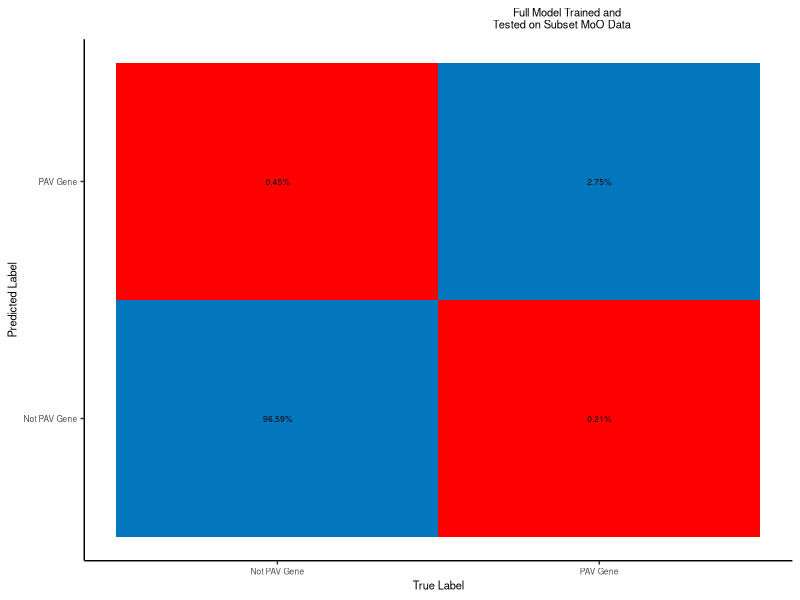
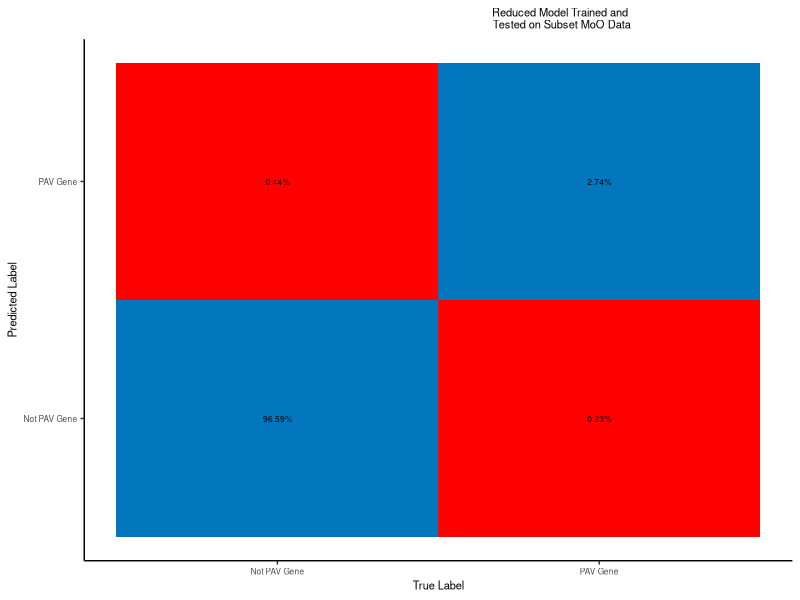
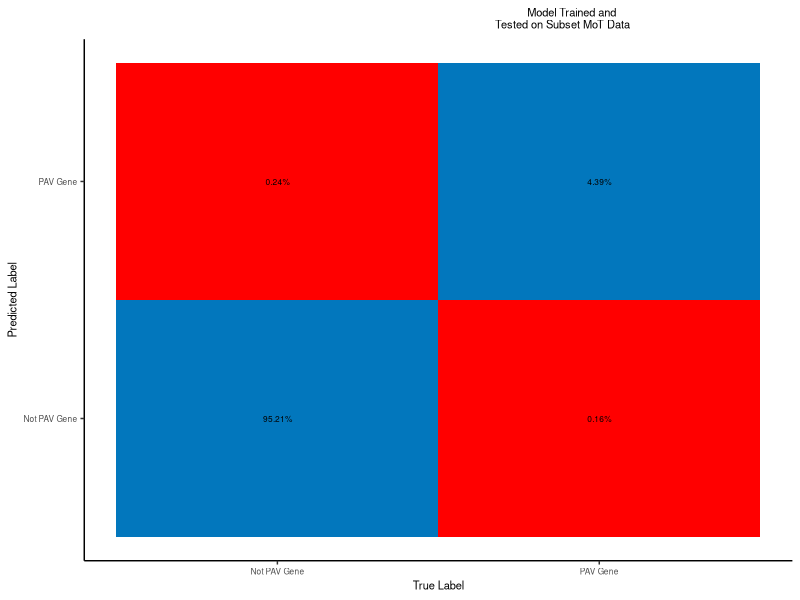
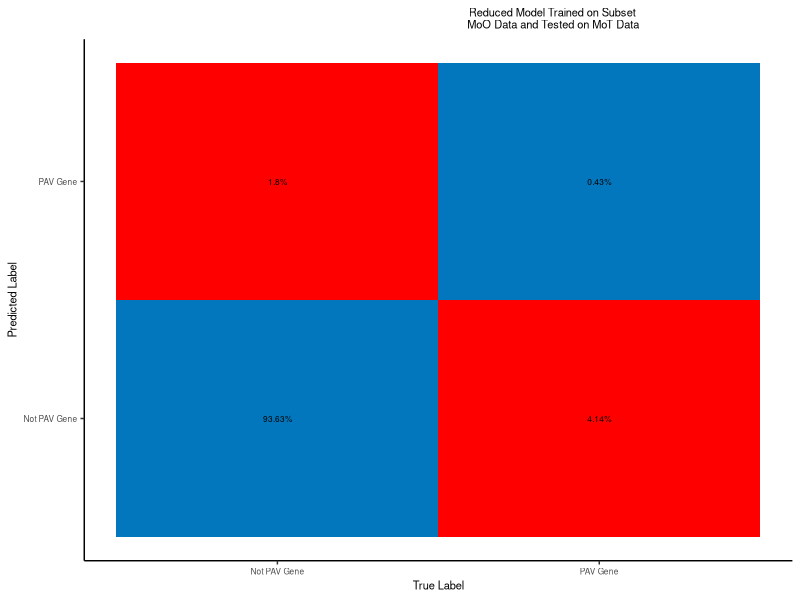
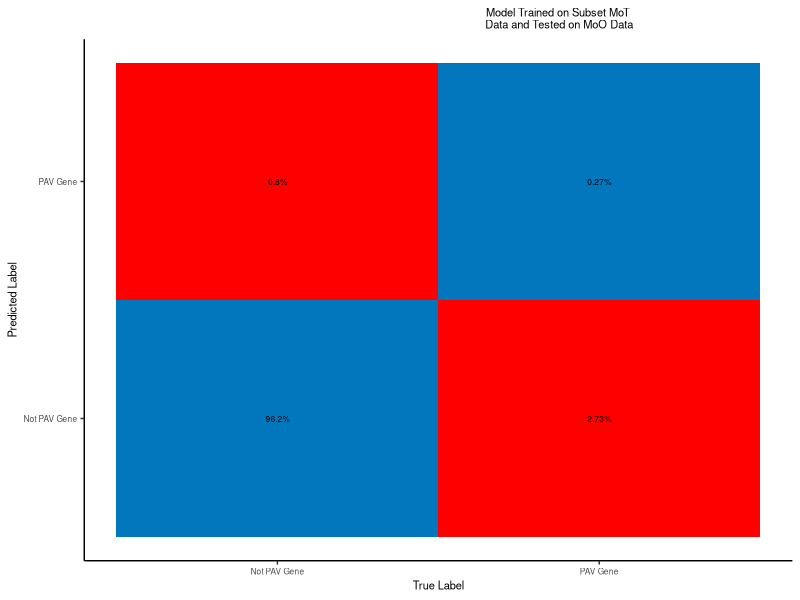
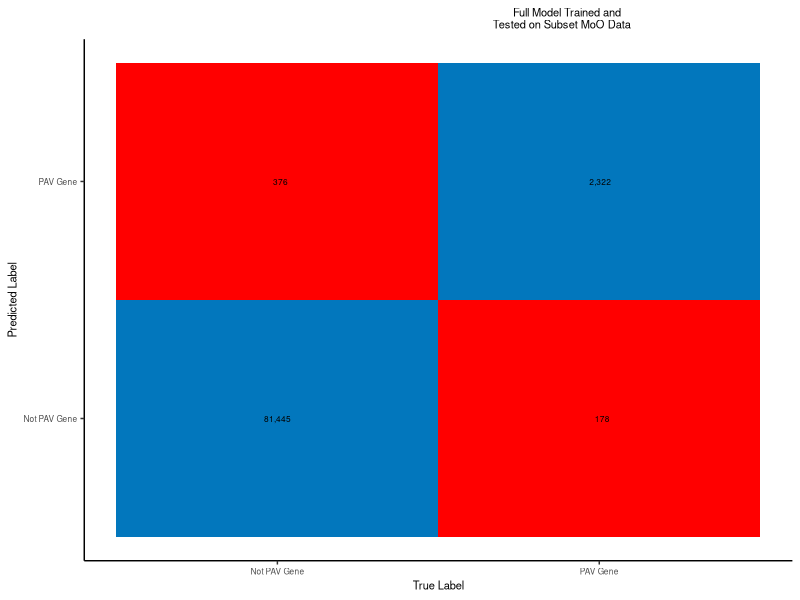
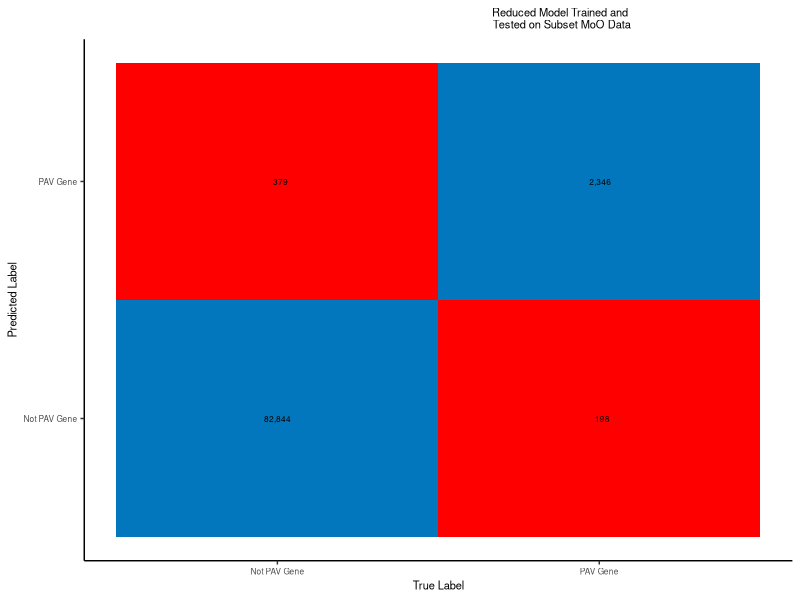
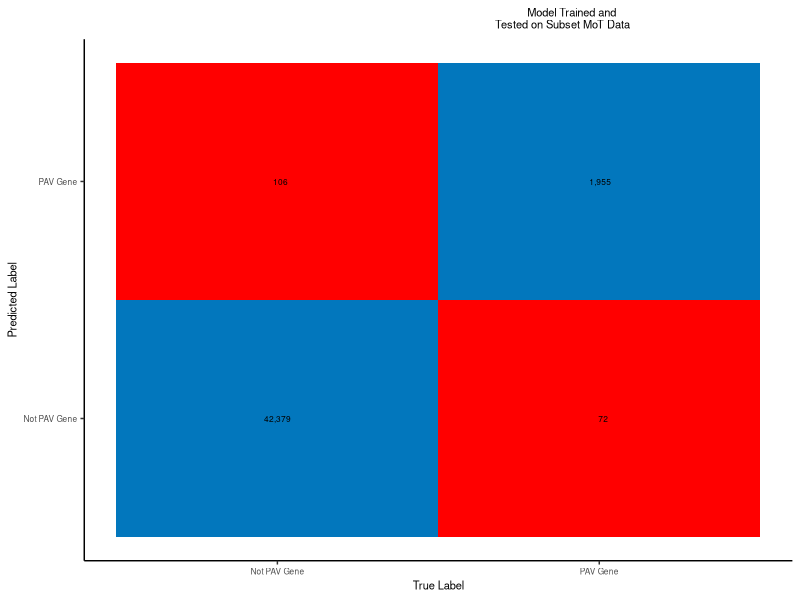

Generate these figures, in order, with R:
## ---- chunk 1
library(ggplot2)
## ---- chunk 2

### order
# TP
# FN
# FP
# TN

# manual input
datas <- list(
  c(2321.66, 178.16,  376.34,  81445.23), # rice blast full model
  c(2345.73, 198.1,   378.58,  82844.18), # rice blast subset model
  c(1954.63, 71.79,   106.05,  42379.48), # wheat blast subset model
  c(1779.16, 17126.84,        7437.6,  387401.4), # train on rice blast, test on wheat blast
  c(2420.58, 24282.42,        7106.6,  856019.4) # train on wheat blast, test on rice blast
)

titles <- c(
  "Full Model Trained and \nTested on Subset MoO Data",
  "Reduced Model Trained and \nTested on Subset MoO Data",
  "Model Trained and \nTested on Subset MoT Data",
  "Reduced Model Trained on Subset \nMoO Data and Tested on MoT Data",
  "Model Trained on Subset MoT \nData and Tested on MoO Data"
)

outputs <- c(
  'rice_full_model_confusion_matrix.pdf',
  'rice_partial_model_confusion_matrix.pdf',
  'wheat_partial_model_confusion_matrix.pdf',
  'rice_first_cross_host_confusion_matrix.pdf',
  'wheat_first_cross_host_confusion_matrix.pdf'
)

## ---- chunk 3

for (i in seq(from=1,to=length(outputs))){
  data <- unlist(datas[i])
  title <- titles[i]
  output <- outputs[i]
  
  
  TClass <- factor(c("PAV Gene", "PAV Gene", "Not PAV Gene", "Not PAV Gene"))
  PClass <- factor(c("PAV Gene", "Not PAV Gene", "PAV Gene", "Not PAV Gene"))
  judgement<- c("good", "bad", "bad","good")
  
  data <- round(data, digits=0)
  
  # convert to percentages
  data <- round(data/sum(data)*100, digits = 2)
  
  data <- as.character(data)
  
  data <- paste(data, '%', sep ='')
  
  df <- data.frame(TClass, PClass, data,judgement)
  
  
  # just plotting a simple confusion matrix
  p <- ggplot(data =  df, mapping = aes(x = TClass, y = PClass,fill=judgement)) +
      geom_tile()+
    geom_text(aes(label = data),size=(6*0.352777778)) +
    ylab('Predicted Label')+
    xlab('True Label')+
    scale_fill_manual(values = c(good="#0277bd", bad="red"))+
    ggtitle(title)+
    theme_classic()+
    theme(legend.position = "none")+
    theme(axis.text=element_text(size=6), axis.title=element_text(size=8), 
          legend.title=element_text(size=8),plot.title=element_text(size=8,hjust=0.75),
          plot.title.position = "plot")
  
  ggsave(output, plot = p, width = 6.5/2, height = 2)
}

## ---- chunk 4
titles <- c(
  "Full Model Trained and \nTested on Subset MoO Data",
  "Reduced Model Trained and \nTested on Subset MoO Data",
  "Model Trained and \nTested on Subset MoT Data",
  "Reduced Model Trained on Subset \nMoO Data and Tested on MoT Data",
  "Model Trained on Subset MoT \nData and Tested on MoO Data"
)

outputs <- c(
  'rice_full_model_confusion_matrix_raw_counts.pdf',
  'rice_partial_model_confusion_matrix_raw_counts.pdf',
  'wheat_partial_model_confusion_matrix_raw_counts.pdf',
  'rice_first_cross_host_confusion_matrix_raw_counts.pdf',
  'wheat_first_cross_host_confusion_matrix_raw_counts.pdf'
)

## ---- chunk 5

for (i in seq(from=1,to=length(outputs))){
  data <- unlist(datas[i])
  title <- titles[i]
  output <- outputs[i]
  
  
  TClass <- factor(c("PAV Gene", "PAV Gene", "Not PAV Gene", "Not PAV Gene"))
  PClass <- factor(c("PAV Gene", "Not PAV Gene", "PAV Gene", "Not PAV Gene"))
  judgement<- c("good", "bad", "bad","good")
  
  data <- round(data, digits=0)
  
  data <- as.character(data)
  
  data <- prettyNum(data, big.mark = ",", scientific = FALSE)
  
  df <- data.frame(TClass, PClass, data,judgement)
  
  
  # just plotting a simple confusion matrix
  p <- ggplot(data =  df, mapping = aes(x = TClass, y = PClass,fill=judgement)) +
      geom_tile()+
    geom_text(aes(label = data),size=(6*0.352777778)) +
    ylab('Predicted Label')+
    xlab('True Label')+
    scale_fill_manual(values = c(good="#0277bd", bad="red"))+
    ggtitle(title)+
    theme_classic()+
    theme(legend.position = "none")+
    theme(axis.text=element_text(size=6), axis.title=element_text(size=8), 
          legend.title=element_text(size=8),plot.title=element_text(size=8,hjust=0.75),
          plot.title.position = "plot")
  
  ggsave(output, plot = p, width = 6.5/2, height = 2)
}

## ---- chunk 6
x <- c(1000,10000)
prettyNum(x, big.mark = ",", scientific = FALSE)
